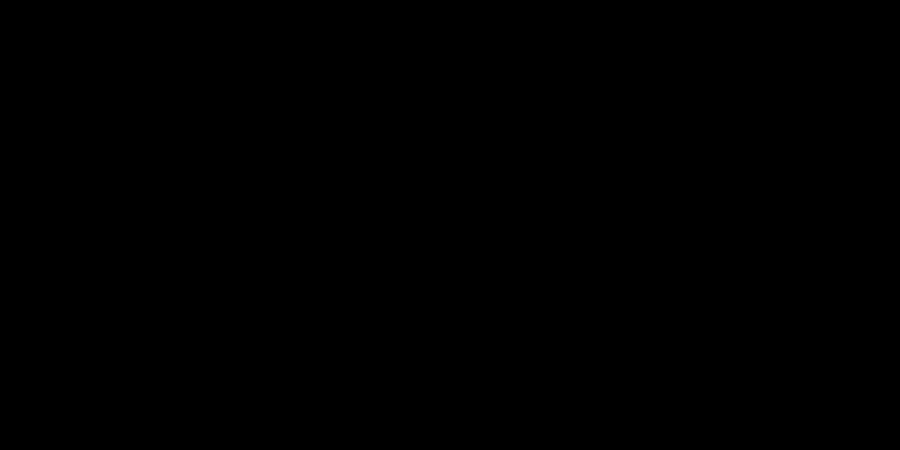
Frame 1 (no input)
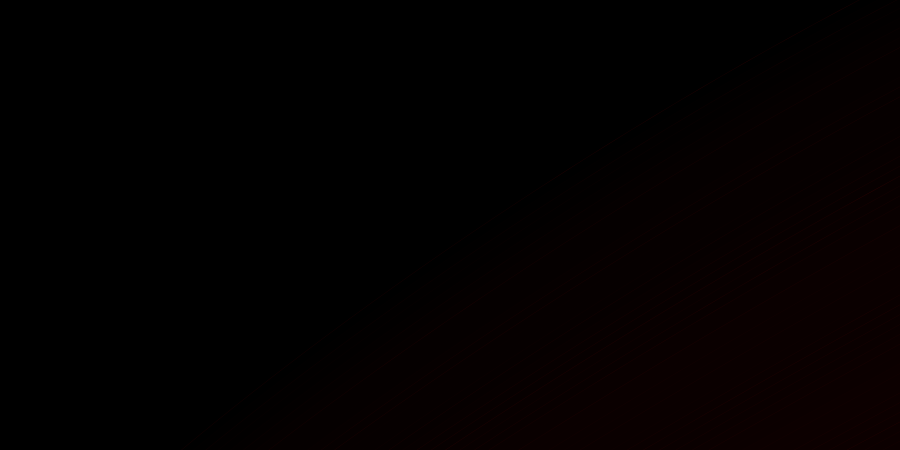
Frame 60 (the mouse pressed at the canvas centre just before this capture)
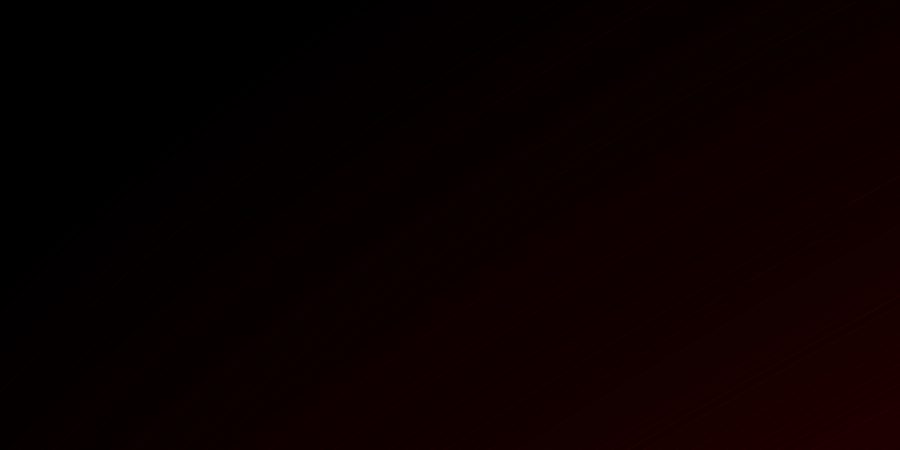
Frame 120 (the mouse held since frame 60 and released just before this capture)

The Processing sketch that drew these frames (run headless with seeded random() and noise(); from frame 60 on, the mouse is pressed at the canvas centre):

// Processing sketch: processing_55658
// ── processing_55658.pde

int movex;
int movey;

void setup(){
size(900,450);
background(0);
smooth();
noFill();
stroke(random(255),random(255),random(255),random(60,80));
movex=0;
movey=0;

}


void draw(){

curve ( movex+100,movey+0,1800,0,0,900,movey+0,movex+100);
strokeWeight(random(0,.1));
stroke(random(255),random(0),random(0),random(60,80));
fill(random(255),random(0),random(0),random(0,2));


movex=movex+1;
movey=movey+100;

if (movex>=width){
  movex=0;
}

if (movey>=height*20){
  movey=0;
}


}
